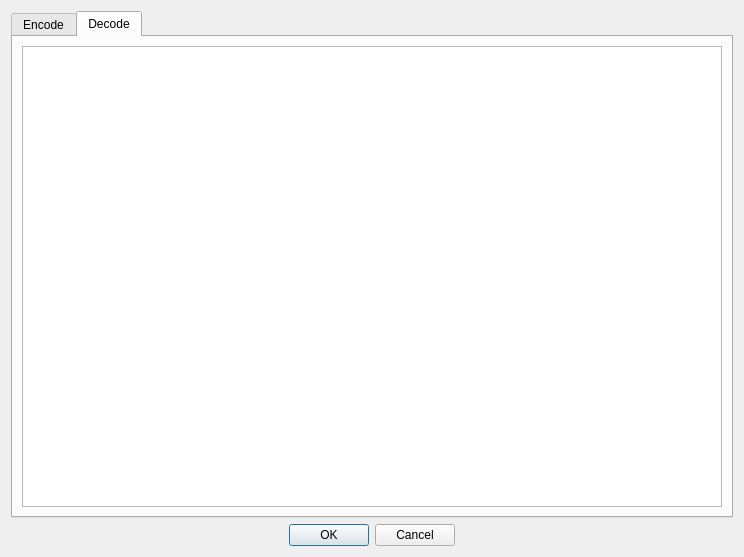
<?xml version="1.0" encoding="UTF-8"?>
<ui version="4.0">
 <class>Tone2SettingsDialog</class>
 <widget class="QDialog" name="Tone2SettingsDialog">
  <property name="geometry">
   <rect>
    <x>0</x>
    <y>0</y>
    <width>744</width>
    <height>557</height>
   </rect>
  </property>
  <property name="windowTitle">
   <string>2 Tone Settings</string>
  </property>
  <layout class="QVBoxLayout" name="verticalLayout">
   <item>
    <widget class="QTabWidget" name="tabView">
     <property name="tabShape">
      <enum>QTabWidget::TabShape::Rounded</enum>
     </property>
     <property name="currentIndex">
      <number>1</number>
     </property>
     <property name="documentMode">
      <bool>false</bool>
     </property>
     <property name="tabsClosable">
      <bool>false</bool>
     </property>
     <property name="movable">
      <bool>false</bool>
     </property>
     <property name="tabBarAutoHide">
      <bool>false</bool>
     </property>
     <widget class="QWidget" name="tab_2">
      <attribute name="title">
       <string>Encode</string>
      </attribute>
      <layout class="QHBoxLayout" name="horizontalLayout">
       <item>
        <layout class="QFormLayout" name="formLayout">
         <property name="labelAlignment">
          <set>Qt::AlignmentFlag::AlignRight|Qt::AlignmentFlag::AlignTrailing|Qt::AlignmentFlag::AlignVCenter</set>
         </property>
         <property name="formAlignment">
          <set>Qt::AlignmentFlag::AlignHCenter|Qt::AlignmentFlag::AlignTop</set>
         </property>
         <item row="0" column="0">
          <widget class="QLabel" name="label">
           <property name="text">
            <string>1st Tone Duration[s]</string>
           </property>
          </widget>
         </item>
         <item row="0" column="1">
          <widget class="QComboBox" name="tone1DurationCmbx">
           <property name="maximumSize">
            <size>
             <width>75</width>
             <height>16777215</height>
            </size>
           </property>
          </widget>
         </item>
         <item row="1" column="0">
          <widget class="QLabel" name="label_2">
           <property name="text">
            <string>2nd Tone Duration[s]</string>
           </property>
          </widget>
         </item>
         <item row="1" column="1">
          <widget class="QComboBox" name="tone2DurationCmbx">
           <property name="maximumSize">
            <size>
             <width>75</width>
             <height>16777215</height>
            </size>
           </property>
          </widget>
         </item>
         <item row="2" column="0">
          <widget class="QLabel" name="label_3">
           <property name="text">
            <string>Long Tone Duration[s]</string>
           </property>
          </widget>
         </item>
         <item row="2" column="1">
          <widget class="QComboBox" name="longToneDurationCmbx">
           <property name="maximumSize">
            <size>
             <width>75</width>
             <height>16777215</height>
            </size>
           </property>
          </widget>
         </item>
         <item row="3" column="0">
          <widget class="QLabel" name="label_4">
           <property name="text">
            <string>Gap Time[ms]</string>
           </property>
          </widget>
         </item>
         <item row="3" column="1">
          <widget class="QComboBox" name="gapTimeCmbx">
           <property name="maximumSize">
            <size>
             <width>75</width>
             <height>16777215</height>
            </size>
           </property>
          </widget>
         </item>
         <item row="4" column="0">
          <widget class="QLabel" name="label_5">
           <property name="text">
            <string>Auto Reset Time[s]</string>
           </property>
          </widget>
         </item>
         <item row="4" column="1">
          <widget class="QComboBox" name="autoResetTimeCmbx">
           <property name="maximumSize">
            <size>
             <width>75</width>
             <height>16777215</height>
            </size>
           </property>
          </widget>
         </item>
         <item row="5" column="0">
          <widget class="QCheckBox" name="sideToneChbx">
           <property name="text">
            <string>Side Tone</string>
           </property>
          </widget>
         </item>
         <item row="5" column="1">
          <widget class="QLabel" name="label_6">
           <property name="maximumSize">
            <size>
             <width>10</width>
             <height>16777215</height>
            </size>
           </property>
           <property name="text">
            <string/>
           </property>
          </widget>
         </item>
        </layout>
       </item>
       <item>
        <widget class="QTableView" name="encodeTableView">
         <property name="maximumSize">
          <size>
           <width>400</width>
           <height>16777215</height>
          </size>
         </property>
        </widget>
       </item>
      </layout>
     </widget>
     <widget class="QWidget" name="tab">
      <attribute name="title">
       <string>Decode</string>
      </attribute>
      <layout class="QHBoxLayout" name="horizontalLayout_2">
       <item>
        <widget class="QTableView" name="decodeTableView"/>
       </item>
      </layout>
     </widget>
    </widget>
   </item>
   <item>
    <widget class="QDialogButtonBox" name="buttonBox">
     <property name="orientation">
      <enum>Qt::Orientation::Horizontal</enum>
     </property>
     <property name="standardButtons">
      <set>QDialogButtonBox::StandardButton::Cancel|QDialogButtonBox::StandardButton::Ok</set>
     </property>
     <property name="centerButtons">
      <bool>true</bool>
     </property>
    </widget>
   </item>
  </layout>
 </widget>
 <resources/>
 <connections>
  <connection>
   <sender>buttonBox</sender>
   <signal>accepted()</signal>
   <receiver>Tone2SettingsDialog</receiver>
   <slot>accept()</slot>
   <hints>
    <hint type="sourcelabel">
     <x>248</x>
     <y>254</y>
    </hint>
    <hint type="destinationlabel">
     <x>157</x>
     <y>274</y>
    </hint>
   </hints>
  </connection>
  <connection>
   <sender>buttonBox</sender>
   <signal>rejected()</signal>
   <receiver>Tone2SettingsDialog</receiver>
   <slot>reject()</slot>
   <hints>
    <hint type="sourcelabel">
     <x>316</x>
     <y>260</y>
    </hint>
    <hint type="destinationlabel">
     <x>286</x>
     <y>274</y>
    </hint>
   </hints>
  </connection>
 </connections>
</ui>
